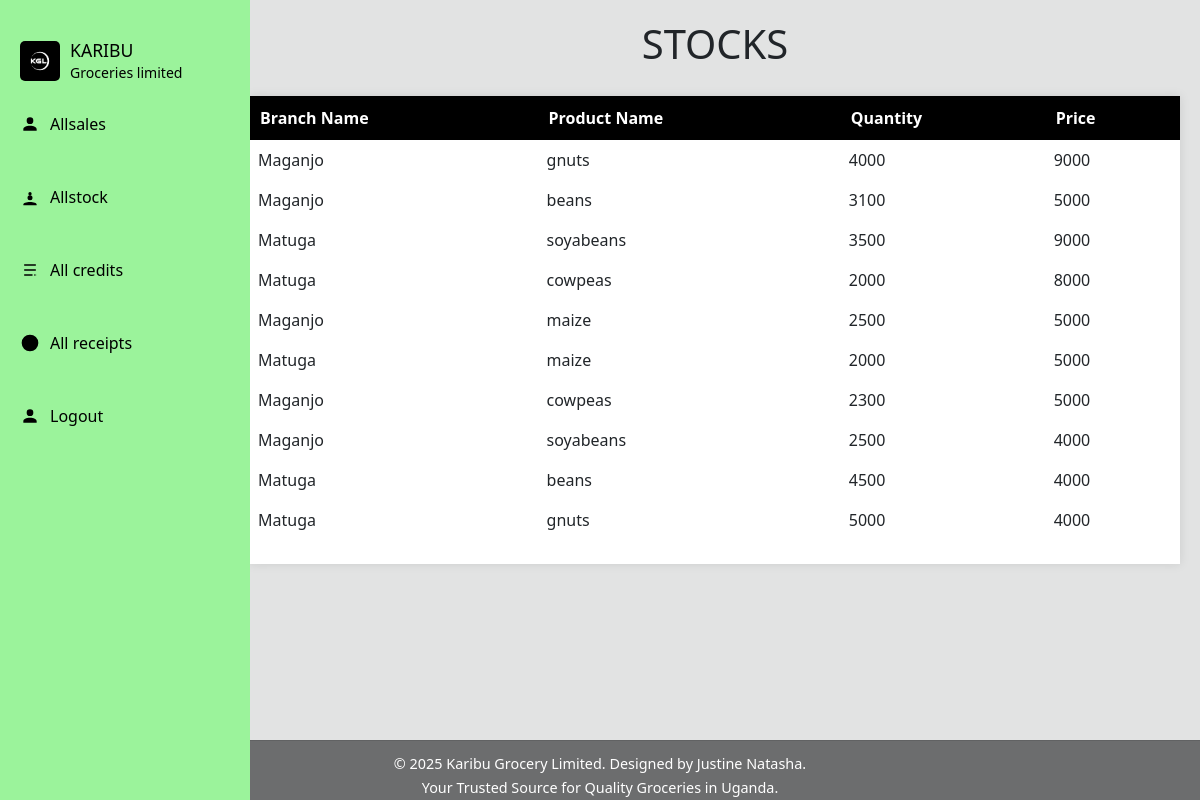
Before: /allstock/ (signed in) with the older database file.
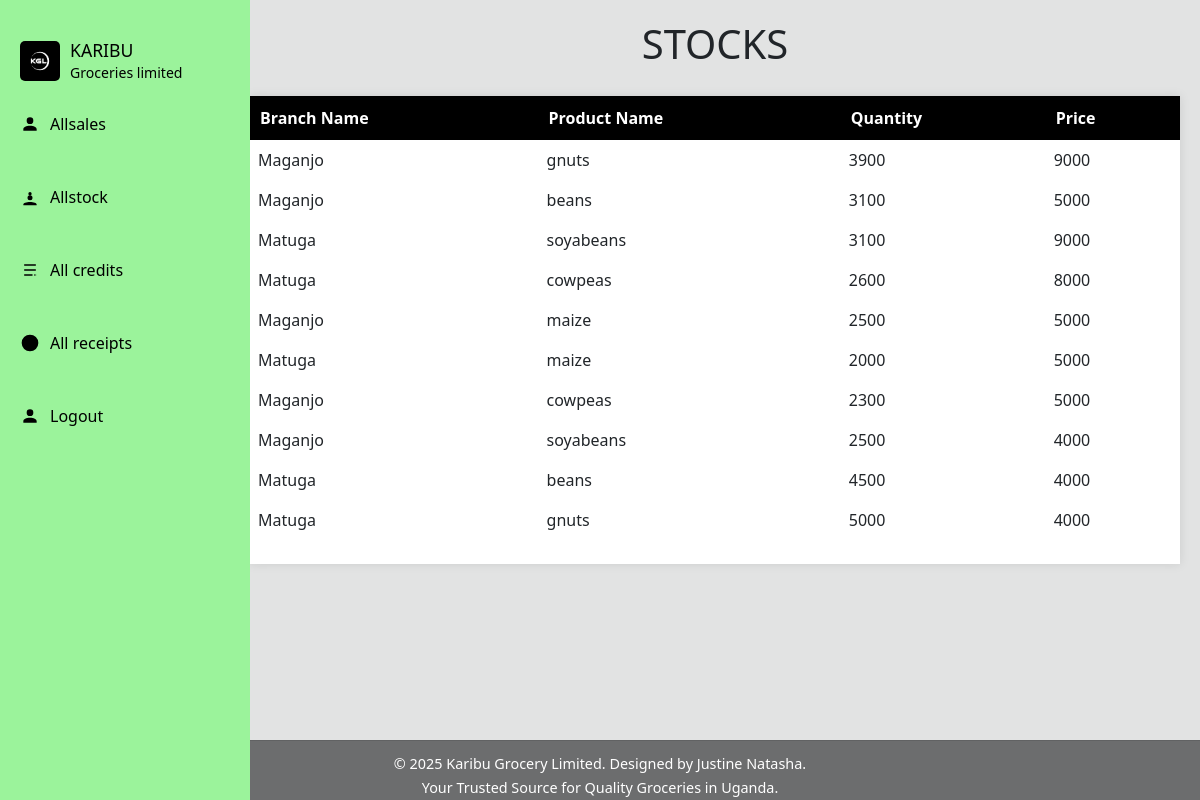
After: the same page with the newer database file.
### home/models.py (models this page shows, shortened)
class Stock(models.Model):
    category_name = models.ForeignKey(Category, on_delete=models.CASCADE, blank=True, null=True)
    item_name = models.CharField(max_length=25, default="", blank=True, null=True)
    date = models.DateField(auto_now_add=True)
    time_of_produce = models.DateField(auto_now_add=True)
    tonnage = models.IntegerField(blank=True, null=True, default=0)
    total_quantity = models.IntegerField(blank=True, null=True, default=0)
    cost = models.IntegerField(blank=True, null=True, default=0)
    name_of_dealer = models.CharField(blank=True, null=True, max_length=255)
    branch_name = models.CharField(max_length=255, blank=True, null=True)
    contact = models.CharField(max_length=25)
    unit_price = models.IntegerField(default=0)
    unit_cost = models.IntegerField(default=0)
    current_stock = models.IntegerField()
    received_quantity = models.IntegerField(default=0, blank=True, null=True)

### home/views.py (the view)
# urls.py: path('allstock/',views.all_stock, name='allstock'),
@login_required
def all_stock(request):
    if request.user.is_authenticated and (request.user.is_manager or request.user.is_salesagent):
        stock = Stock.objects.filter(
            branch_name=request.user.assigned_branch.branch_name
        ).order_by('-id')
    else:
        stock = Stock.objects.all().order_by('-id')
    return render(request, 'home/allstock.html', {'stock': stock})

### home/templates/home/allstock.html (shortened to what this page needs)
{% load static %}
<!DOCTYPE html>
<html lang="en">
<head>
    <link rel="stylesheet" href="{% static 'style.css' %}">
    <link rel="stylesheet" href="bootstrap-5.3.3-dist/css/bootstrap.css">
</head>
<body style="background-color: #e2e3e3;">
    <div class="sidebar">
        <div class="logo-container">
            <div class="logo">
                <img src="{% static 'log.jpg' %}" alt="Karibu Groceries Logo">
                <div class="logo-text">
                    KARIBU<br>
                    <span>Groceries limited</span>
                </div>
            </div>
        </div>
        <a href="/allsales/" class="menu-item">
            <svg viewBox="0 0 24 24">
                <path fill="currentColor" d="M12,4A4,4 0 0,1 16,8A4,4 0 0,1 12,12A4,4 0 0,1 8,8A4,4 0 0,1 12,4M12,14C16.42,14 20,15.79 20,18V20H4V18C4,15.79 7.58,14 12,14Z"/>
            </svg>
            <span>Allsales</span>
        </a><br>
        <a href="/allstock/" class="menu-item">
            <svg viewBox="0 0 24 24">
                <path fill="currentColor" d="M12,16A3,3 0 0,1 9,13A3,3 0 0,1 12,10A3,3 0 0,1 15,13A3,3 0 0,1 12,16M12,6A2,2 0 0,1 14,8A2,2 0 0,1 12,10A2,2 0 0,1 10,8A2,2 0 0,1 12,6M12,18C16.42,18 20,19.27 20,21V22H4V21C4,19.27 7.58,18 12,18Z"/>
            </svg>
            <span>Allstock</span>
        </a><br>
        <a href="/credit/" class="menu-item">
            <svg viewBox="0 0 24 24">
                <path fill="currentColor" d="M5,5H19V7H5M5,11H19V13H5M5,17H15V19H5M17,17V19L20,18L17,17Z"/>
            </svg>
            <span>All credits</span>
        </a><br>
        <a href="/receipt/" class="menu-item">
            <svg viewBox="0 0 24 24">
                <path fill="currentColor" d="M11,17H13V15H11V17M11,13H13V7H11V13M12,2A10,10 0 0,0 2,12A10,10 0 0,0 12,22A10,10 0 0,0 22,12A10,10 0 0,0 12,2Z"/>
            </svg>
            <span>All receipts</span>
        </a><br>
        {% if user.is_authenticated %}
        <form action="{% url 'logout' %}" method="POST">
            <button type="submit" class="menu-item" style="background: none; border: none; color: black; cursor: pointer; padding: 10px 20px; margin-bottom: 5px; display: flex; align-items: center; text-decoration: none;">
                <svg viewBox="0 0 24 24" style="width: 20px; height: 20px; margin-right: 10px; fill: black;">
                    <path fill="currentColor" d="M12,4A4,4 0 0,1 16,8A4,4 0 0,1 12,12A4,4 0 0,1 8,8A4,4 0 0,1 12,4M12,14C16.42,14 20,15.79 20,18V20H4V18C4,15.79 7.58,14 12,14Z"/>
                </svg>
                <span>Logout</span>
            </button>
        </form>
        {% endif %}
    </div>
    <div class="content">
        <h1 style="text-align: center;">STOCKS</h1>
        <table>
            <thead style="background-color: black;">
                <tr>
                    <th>Branch Name</th>
                    <th>Product Name</th>
                    <th>Quantity</th>
                    <th>Price</th>
                </tr>
            </thead>
            {% for stock in stock %}
            <tbody>
                <tr>
                    <td>{{ stock.branch_name }}</td>
                    <td>{{ stock.item_name }}</td>
                    <td>{{ stock.tonnage }}</td>
                    <td>{{ stock.unit_price }}</td>
                </tr>
            </tbody>
            {% endfor %}
            <tfoot>
                <tr>
                    <td colspan="{% if user.is_manager or user.is_salesagent %} 5 {% else %} 4 {% endif %}">
                    </td>
                </tr>
            </tfoot>
        </table>
    </div>
    <div class="footer">
        {% if user.is_authenticated %}
        <form action="{% url 'logout' %}" method="POST">
            <button type="submit">
                <span>Logout</span>
            </button>
        </form>
        {% endif %}
    </div>
    <footer>
        <p>&copy; 2025 Karibu Grocery Limited. Designed by Justine Natasha.</p>
        <p>Your Trusted Source for Quality Groceries in Uganda.</p>
    </footer>
</body>
</html>

Changed rows visible on the page:
changed Stock (number 1 of 10 on the later page): tonnage "4000" → "3900"
changed Stock (number 3 of 10 on the later page): tonnage "3500" → "3100"
changed Stock (number 4 of 10 on the later page): tonnage "2000" → "2600"
